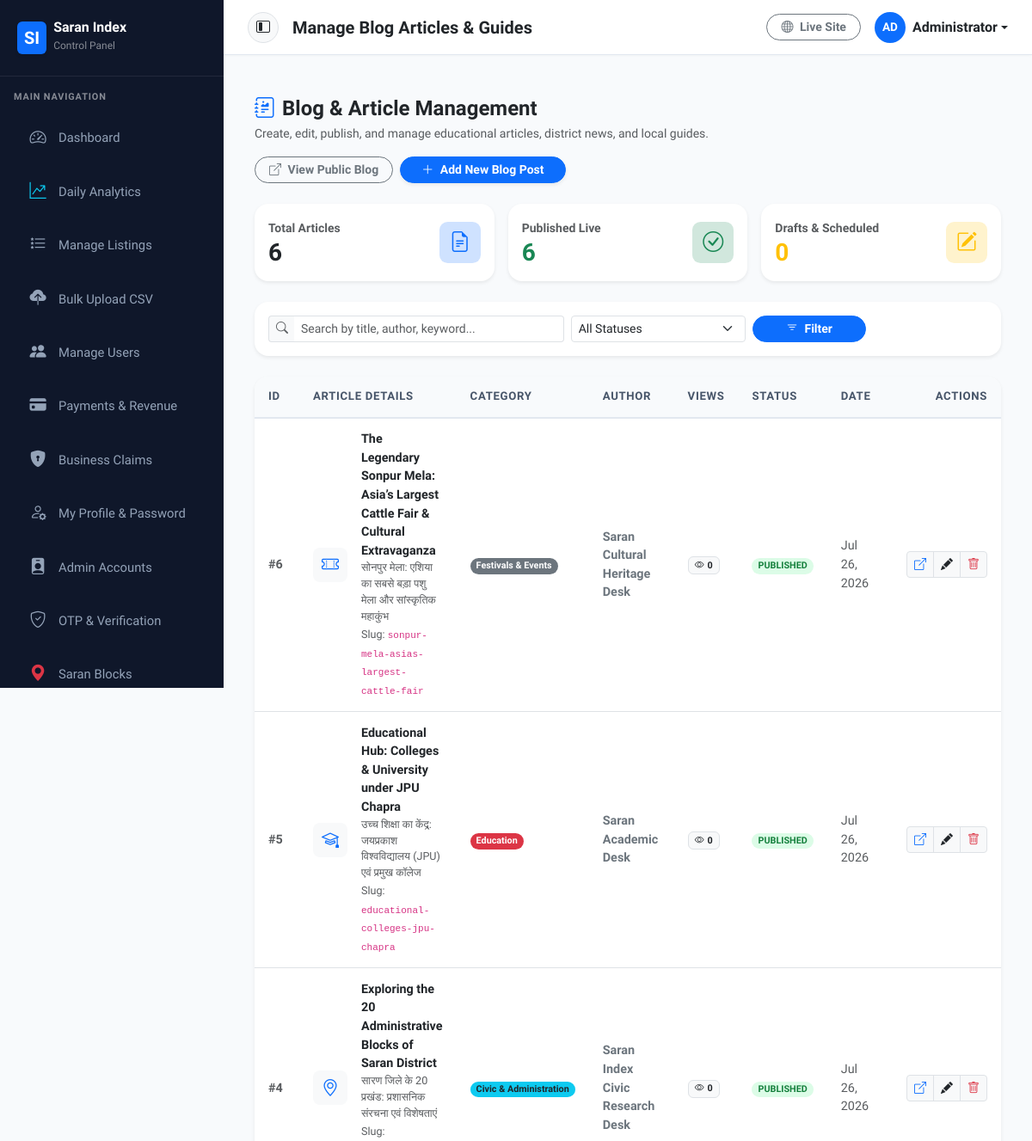
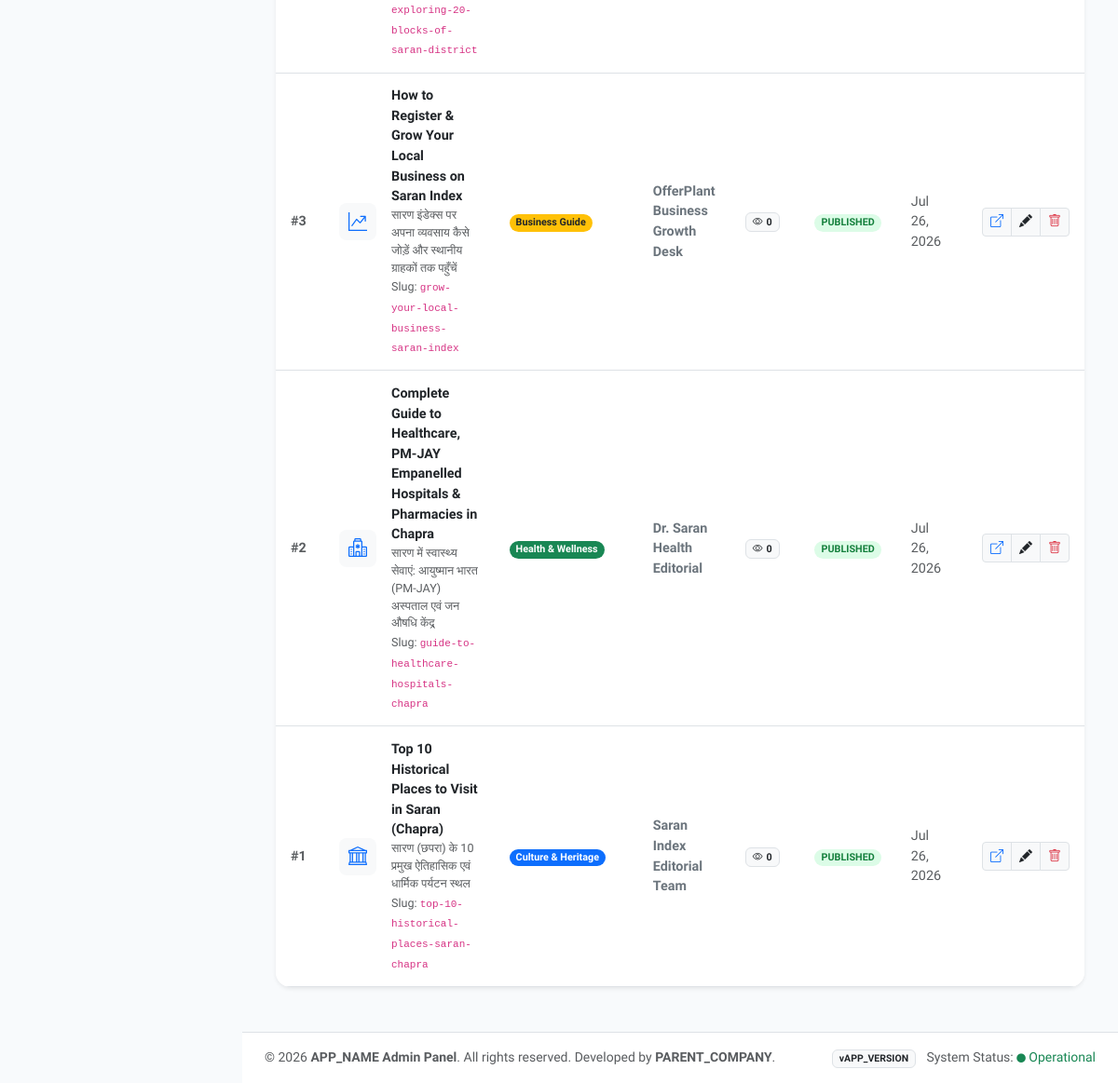
/admin/blogs.php (signed in), run on the app's committed database (2 pictures, top to bottom).
### tables this page shows
CREATE TABLE IF NOT EXISTS `blogs` (
    `id` INT AUTO_INCREMENT PRIMARY KEY,
    `title` VARCHAR(255) NOT NULL,
    `title_hindi` VARCHAR(255) DEFAULT NULL,
    `slug` VARCHAR(255) NOT NULL UNIQUE,
    `category` VARCHAR(100) DEFAULT 'General',
    `category_hindi` VARCHAR(100) DEFAULT NULL,
    `summary` TEXT DEFAULT NULL,
    `summary_hindi` TEXT DEFAULT NULL,
    `content` LONGTEXT DEFAULT NULL,
    `content_hindi` LONGTEXT DEFAULT NULL,
    `author` VARCHAR(100) DEFAULT 'Saran Index Editorial',
    `featured_image` VARCHAR(255) DEFAULT NULL,
    `icon` VARCHAR(50) DEFAULT 'bi-journal-text',
    `badge_class` VARCHAR(100) DEFAULT 'bg-primary',
    `read_time` VARCHAR(50) DEFAULT '5 min read',
    `views` INT DEFAULT 0,
    `status` ENUM('PUBLISHED', 'DRAFT', 'ARCHIVED') DEFAULT 'PUBLISHED',
    `published_at` DATETIME DEFAULT CURRENT_TIMESTAMP,
    `created_at` DATETIME DEFAULT CURRENT_TIMESTAMP,
    `updated_at` DATETIME DEFAULT CURRENT_TIMESTAMP ON UPDATE CURRENT_TIMESTAMP,
    KEY `idx_blogs_status` (`status`),
    KEY `idx_blogs_slug` (`slug`),
    KEY `idx_blogs_category` (`category`)
);

### includes/functions.php (called while the page is built, shortened)
<?php
function sanitizeInput($data) {
    return htmlspecialchars(trim((string)$data), ENT_QUOTES, 'UTF-8');
}
    ?>

### admin/blogs.php (the view, shortened to what this page needs)
<?php
require_once __DIR__ . '/includes/header.php';
$db = getDB();
$search = sanitizeInput($_GET['q'] ?? '');
$where = ["1=1"];
$params = [];
$where_sql = implode(' AND ', $where);
$blogs = [];
$total_count = 0;
$published_count = 0;
$draft_count = 0;
if ($db) {
    try {
        $total_count = $db->query("SELECT COUNT(*) FROM blogs")->fetchColumn();
        $published_count = $db->query("SELECT COUNT(*) FROM blogs WHERE status = 'PUBLISHED'")->fetchColumn();
        $draft_count = $db->query("SELECT COUNT(*) FROM blogs WHERE status = 'DRAFT'")->fetchColumn();
        $stmt = $db->prepare("SELECT * FROM blogs WHERE {$where_sql} ORDER BY id DESC");
        $stmt->execute($params);
        $blogs = $stmt->fetchAll(PDO::FETCH_ASSOC);
    } catch (Exception $e) {
        $blogs = [];
    }
}
?>
<div class="container-fluid py-4">
    <div class="d-flex align-items-center justify-content-between flex-wrap gap-3 mb-4">
        <div>
            <h4 class="fw-bold mb-1 text-dark">
                <i class="bi bi-journal-richtext text-primary me-2"></i>Blog & Article Management
            </h4>
            <p class="text-muted small mb-0">Create, edit, publish, and manage educational articles, district news, and local guides.</p>
        </div>
        <div class="d-flex gap-2">
            <a href="../blog/" target="_blank" class="btn btn-outline-secondary rounded-pill btn-sm px-3 fw-semibold">
                <i class="bi bi-box-arrow-up-right me-1"></i> View Public Blog
            </a>
            <a href="blog_edit.php" class="btn btn-primary rounded-pill btn-sm px-4 fw-bold shadow-sm">
                <i class="bi bi-plus-lg me-1"></i> Add New Blog Post
            </a>
        </div>
    </div>
    <div class="row g-3 mb-4">
        <div class="col-md-4">
            <div class="card border-0 shadow-sm rounded-4 p-3 bg-white">
                <div class="d-flex align-items-center justify-content-between">
                    <div>
                        <span class="text-muted small fw-semibold">Total Articles</span>
                        <h3 class="fw-bold mb-0 text-dark"><?php echo intval($total_count); ?></h3>
                    </div>
                    <div class="stat-icon bg-primary-subtle text-primary">
                        <i class="bi bi-file-earmark-text"></i>
                    </div>
                </div>
            </div>
        </div>
        <div class="col-md-4">
            <div class="card border-0 shadow-sm rounded-4 p-3 bg-white">
                <div class="d-flex align-items-center justify-content-between">
                    <div>
                        <span class="text-muted small fw-semibold">Published Live</span>
                        <h3 class="fw-bold mb-0 text-success"><?php echo intval($published_count); ?></h3>
                    </div>
                    <div class="stat-icon bg-success-subtle text-success">
                        <i class="bi bi-check-circle"></i>
                    </div>
                </div>
            </div>
        </div>
        <div class="col-md-4">
            <div class="card border-0 shadow-sm rounded-4 p-3 bg-white">
                <div class="d-flex align-items-center justify-content-between">
                    <div>
                        <span class="text-muted small fw-semibold">Drafts & Scheduled</span>
                        <h3 class="fw-bold mb-0 text-warning"><?php echo intval($draft_count); ?></h3>
                    </div>
                    <div class="stat-icon bg-warning-subtle text-warning">
                        <i class="bi bi-pencil-square"></i>
                    </div>
                </div>
            </div>
        </div>
    </div>
    <div class="card border-0 shadow-sm rounded-4 p-3 mb-4 bg-white">
        <form method="GET" class="row g-2 align-items-center">
            <div class="col-md-6 col-lg-5">
                <div class="input-group input-group-sm">
                    <span class="input-group-text bg-light border-end-0"><i class="bi bi-search text-muted"></i></span>
                    <input type="text" name="q" class="form-control form-control-sm border-start-0" placeholder="Search by title, author, keyword..." value="<?php echo htmlspecialchars($search); ?>">
                </div>
            </div>
            <div class="col-md-3 col-lg-3">
                <select name="status" class="form-select form-select-sm">
                    <option value="">All Statuses</option>
                </select>
            </div>
            <div class="col-md-3 col-lg-2">
                <button type="submit" class="btn btn-primary btn-sm rounded-pill w-100 fw-semibold">
                    <i class="bi bi-filter me-1"></i> Filter
                </button>
            </div>
        </form>
    </div>
    <div class="card border-0 shadow-sm rounded-4 overflow-hidden bg-white">
        <div class="table-responsive">
            <table class="table table-hover table-custom align-middle mb-0">
                <thead>
                    <tr>
                        <th style="width: 60px;">ID</th>
                        <th>Article Details</th>
                        <th>Category</th>
                        <th>Author</th>
                        <th>Views</th>
                        <th>Status</th>
                        <th>Date</th>
                        <th class="text-end" style="width: 160px;">Actions</th>
                    </tr>
                </thead>
                <tbody>
                    <?php if (empty($blogs)): ?>
                        <tr>
                            <td colspan="8" class="text-center py-5 text-muted">
                                <i class="bi bi-inbox fs-1 d-block mb-2"></i>
                                No blog articles found matching your criteria.
                                <div class="mt-2">
                                    <a href="blog_edit.php" class="btn btn-sm btn-primary rounded-pill px-3">Create First Blog Post</a>
                                </div>
                            </td>
                        </tr>
                    <?php else: ?>
                        <?php foreach ($blogs as $b): ?>
                            <tr>
                                <td class="fw-bold text-muted">#<?php echo $b['id']; ?></td>
                                <td>
                                    <div class="d-flex align-items-center">
                                        <div class="rounded-3 bg-light text-primary p-2 me-3 fs-5 flex-shrink-0" style="width: 40px; height: 40px; display: flex; align-items: center; justify-content: center;">
                                            <i class="bi <?php echo htmlspecialchars($b['icon'] ?? 'bi-file-text'); ?>"></i>
                                        </div>
                                        <div>
                                            <a href="blog_edit.php?id=<?php echo $b['id']; ?>" class="fw-bold text-dark text-decoration-none hover-text-primary d-block">
                                                <?php echo htmlspecialchars($b['title']); ?>
                                            </a>
                                            <?php if (!empty($b['title_hindi'])): ?>
                                                <small class="text-muted d-block"><?php echo htmlspecialchars($b['title_hindi']); ?></small>
                                            <?php endif; ?>
                                            <small class="text-muted">Slug: <code><?php echo htmlspecialchars($b['slug']); ?></code></small>
                                        </div>
                                    </div>
                                </td>
                                <td>
                                    <span class="badge <?php echo htmlspecialchars($b['badge_class'] ?? 'bg-primary'); ?> rounded-pill px-2.5 py-1">
                                        <?php echo htmlspecialchars($b['category'] ?? 'General'); ?>
                                    </span>
                                </td>
                                <td class="small text-secondary fw-semibold">
                                    <?php echo htmlspecialchars($b['author'] ?? 'Admin'); ?>
                                </td>
                                <td>
                                    <span class="badge bg-light text-dark border">
                                        <i class="bi bi-eye me-1"></i><?php echo intval($b['views']); ?>
                                    </span>
                                </td>
                                <td>
                                    <a href="blogs.php?action=toggle_status&id=<?php echo $b['id']; ?>" class="badge rounded-pill text-decoration-none <?php echo ($b['status'] === 'PUBLISHED') ? 'badge-status-active' : 'badge-status-pending'; ?> px-2.5 py-1.5" title="Click to toggle status">
                                        <?php echo htmlspecialchars($b['status']); ?>
                                    </a>
                                </td>
                                <td class="small text-muted">
                                    <?php echo date('M d, Y', strtotime($b['published_at'] ?? $b['created_at'])); ?>
                                </td>
                                <td class="text-end">
                                    <div class="btn-group btn-group-sm">
                                        <a href="../blog/post.php?slug=<?php echo urlencode($b['slug']); ?>" target="_blank" class="btn btn-light border text-primary" title="View Public Post">
                                            <i class="bi bi-box-arrow-up-right"></i>
                                        </a>
                                        <a href="blog_edit.php?id=<?php echo $b['id']; ?>" class="btn btn-light border text-dark" title="Edit Article">
                                            <i class="bi bi-pencil-fill"></i>
                                        </a>
                                        <a href="blogs.php?action=delete&id=<?php echo $b['id']; ?>" onclick="return confirm('Are you sure you want to delete this blog post?');" class="btn btn-light border text-danger" title="Delete Article">
                                            <i class="bi bi-trash"></i>
                                        </a>
                                    </div>
                                </td>
                            </tr>
                        <?php endforeach; ?>
                    <?php endif; ?>
                </tbody>
            </table>
        </div>
    </div>
</div>
<?php require_once __DIR__ . '/includes/footer.php'; ?>

### admin/includes/header.php (style rules this page uses)
:root { --admin-sidebar-width: 260px; --admin-primary: #0F172A; --admin-accent: #2563EB; --admin-accent-hover: #1D4ED8; --admin-bg: #F8FAFC; }
body { font-family: 'Plus Jakarta Sans', system-ui, -apple-system, sans-serif; background-color: var(--admin-bg); color: #334155; min-height: 100vh; }
.stat-icon { width: 48px; height: 48px; border-radius: 0.6rem; display: flex; align-items: center; justify-content: center; font-size: 1.5rem; }
.table-custom th { background-color: #F8FAFC; color: #475569; font-weight: 600; font-size: 0.825rem; text-transform: uppercase; letter-spacing: 0.05em; padding: 0.85rem 1rem; border-bottom: 2px solid #E2E8F0; }
.table-custom td { padding: 0.85rem 1rem; vertical-align: middle; font-size: 0.9rem; }
.badge-status-active { background-color: #DCFCE7; color: #15803D; }

### data on the page
blogs: id "6", title "The Legendary Sonpur Mela: Asia’s Largest Cattle Fair & Cultural Extravaganza", title_hindi "सोनपुर मेला: एशिया का सबसे बड़ा पशु मेला और सांस्कृतिक महाकुंभ", slug "sonpur-mela-asias-largest-cattle-fair", category "Festivals & Events", author "Saran Cultural Heritage Desk", views "0", status "PUBLISHED", published_at "Jul 26, 2026"
blogs: id "5", title "Educational Hub: Colleges & University under JPU Chapra", title_hindi "उच्च शिक्षा का केंद्र: जयप्रकाश विश्वविद्यालय (JPU) एवं प्रमुख कॉलेज", slug "educational-colleges-jpu-chapra", category "Education", author "Saran Academic Desk", views "0", status "PUBLISHED", published_at "Jul 26, 2026"
blogs: id "4", title "Exploring the 20 Administrative Blocks of Saran District", title_hindi "सारण जिले के 20 प्रखंड: प्रशासनिक संरचना एवं विशेषताएं", slug "exploring-20-blocks-of-saran-district", category "Civic & Administration", author "Saran Index Civic Research Desk", views "0", status "PUBLISHED", published_at "Jul 26, 2026"
blogs: id "3", title "How to Register & Grow Your Local Business on Saran Index", title_hindi "सारण इंडेक्स पर अपना व्यवसाय कैसे जोड़ें और स्थानीय ग्राहकों तक पहुँचें", slug "grow-your-local-business-saran-index", category "Business Guide", author "OfferPlant Business Growth Desk", views "0", status "PUBLISHED", published_at "Jul 26, 2026"
blogs: id "2", title "Complete Guide to Healthcare, PM-JAY Empanelled Hospitals & Pharmacies in Chapra", title_hindi "सारण में स्वास्थ्य सेवाएं: आयुष्मान भारत (PM-JAY) अस्पताल एवं जन औषधि केंद्र", slug "guide-to-healthcare-hospitals-chapra", category "Health & Wellness", author "Dr. Saran Health Editorial", views "0", status "PUBLISHED", published_at "Jul 26, 2026"
blogs: id "1", title "Top 10 Historical Places to Visit in Saran (Chapra)", title_hindi "सारण (छपरा) के 10 प्रमुख ऐतिहासिक एवं धार्मिक पर्यटन स्थल", slug "top-10-historical-places-saran-chapra", category "Culture & Heritage", author "Saran Index Editorial Team", views "0", status "PUBLISHED", published_at "Jul 26, 2026"

### other printed values
sanitizeInput($header_title) "Manage Blog Articles & Guides"
substr($admin_name, 0, 2) "AD"
sanitizeInput($admin_name) "Administrator"
$total_count "6"
$published_count "6"
$draft_count "0"
APP_NAME "APP_NAME"
PARENT_COMPANY "PARENT_COMPANY"
APP_VERSION "APP_VERSION"
